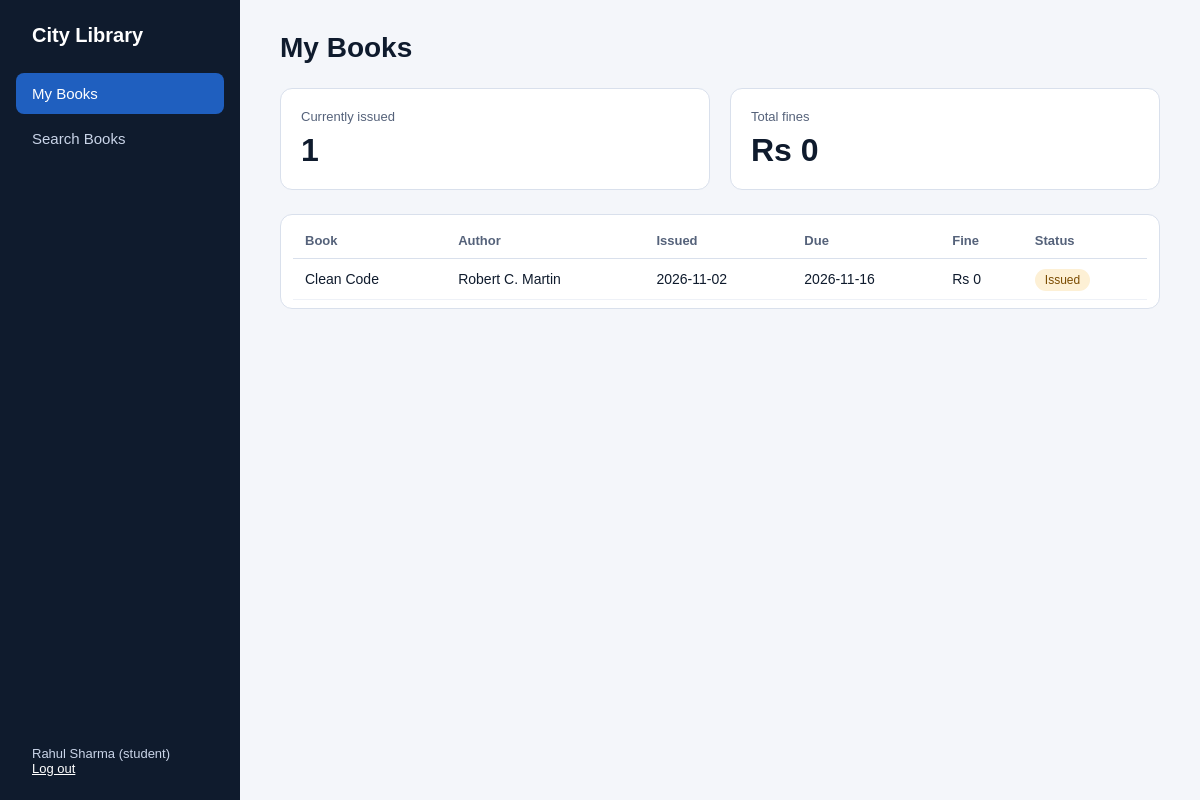
The page /my-books (signed in) on the database its author committed.
### tables this page shows
CREATE TABLE loans (
    id INTEGER PRIMARY KEY AUTOINCREMENT,
    book_id INTEGER NOT NULL REFERENCES books(id),
    member_id INTEGER NOT NULL REFERENCES members(id),
    issue_date TEXT NOT NULL,
    due_date TEXT NOT NULL,
    return_date TEXT,
    fine INTEGER NOT NULL DEFAULT 0,
    status TEXT NOT NULL DEFAULT 'issued' CHECK (status IN ('issued', 'returned'))
);

CREATE TABLE books (
    id INTEGER PRIMARY KEY AUTOINCREMENT,
    title TEXT NOT NULL,
    author TEXT NOT NULL,
    isbn TEXT NOT NULL UNIQUE,
    category TEXT,
    total_copies INTEGER NOT NULL CHECK (total_copies >= 0),
    available_copies INTEGER NOT NULL CHECK (available_copies >= 0)
);

### app.py (the view)
@app.route("/my-books")
@login_required("student")
def my_books():
    rows = db().execute(
        """SELECT l.*, b.title, b.author FROM loans l
           JOIN books b ON b.id = l.book_id
           JOIN members m ON m.id = l.member_id
           WHERE m.user_id = ? ORDER BY l.status, l.due_date""", (session["user_id"],)).fetchall()
    loans = add_fines(rows)
    return render_template("my_books.html", loans=loans, today=date.today().isoformat(),
                           total_fine=sum(l["fine"] for l in loans))

### app.py (called while the page is built)
def db():
    if "db" not in g:
        g.db = sqlite3.connect(DB_PATH)
        g.db.row_factory = sqlite3.Row
    return g.db

def calc_fine(due_date_str, returned_on=None):
    returned_on = returned_on or date.today()
    late_days = (returned_on - date.fromisoformat(due_date_str)).days
    return max(0, late_days) * FINE_PER_DAY

def add_fines(rows):
    result = []
    for r in rows:
        d = dict(r)
        if d["status"] == "issued":
            d["fine"] = calc_fine(d["due_date"])
        result.append(d)
    return result

def login_required(role=None):
    def decorator(view):
        @wraps(view)
        def wrapped(*args, **kwargs):
            if "user_id" not in session:
                return redirect(url_for("login"))
            if role and session.get("role") != role:
                flash("You do not have permission to open that page.", "error")
                return redirect(url_for("home"))
            return view(*args, **kwargs)
        return wrapped
    return decorator

### templates/my_books.html (shortened to what this page needs)
{% extends "base.html" %}
{% block content %}
<div class="top"><h1>My Books</h1></div>
<div class="stats">
  <div class="card"><div class="stat-label">Currently issued</div><div class="stat-value">{{ loans|selectattr('status','equalto','issued')|list|length }}</div></div>
  <div class="card"><div class="stat-label">Total fines</div><div class="stat-value">Rs {{ total_fine }}</div></div>
</div>
<div class="card wide">
  <table>
    <tr><th>Book</th><th>Author</th><th>Issued</th><th>Due</th><th>Fine</th><th>Status</th></tr>
    {% for l in loans %}
    <tr>
      <td>{{ l.title }}</td><td>{{ l.author }}</td><td>{{ l.issue_date }}</td><td>{{ l.due_date }}</td><td>Rs {{ l.fine }}</td>
      <td>
        {% if l.status == 'returned' %}<span class="chip ok">Returned</span>
        {% elif l.due_date < today %}<span class="chip bad">Overdue</span>
        {% else %}<span class="chip warn">Issued</span>{% endif %}
      </td>
    </tr>
    {% else %}<tr><td colspan="6" class="muted">You have no books yet.</td></tr>{% endfor %}
  </table>
</div>
{% endblock %}

### static/style.css (style rules this page uses)
* { box-sizing: border-box; }
body { margin: 0; font-family: Arial, Helvetica, sans-serif; background: #F4F6FA; color: #0F1B2D; }
.top { display: flex; justify-content: space-between; align-items: center; gap: 12px; }
h1 { margin: 0; font-size: 28px; }
.card { background: #fff; border: 1px solid #D9E0EC; border-radius: 12px; padding: 20px; }
.stats { display: flex; gap: 20px; flex-wrap: wrap; }
.stats .card { flex: 1; min-width: 160px; }
.stat-label { font-size: 13px; color: #55627A; }
.stat-value { font-size: 32px; font-weight: bold; margin-top: 8px; }
table { width: 100%; border-collapse: collapse; }
th { text-align: left; font-size: 13px; color: #55627A; padding: 10px 12px; border-bottom: 1px solid #D9E0EC; }
td { font-size: 14px; padding: 12px; border-bottom: 1px solid #EEF1F7; }
.wide { overflow-x: auto; padding: 8px 12px; }
.chip { padding: 4px 10px; border-radius: 99px; font-size: 12px; white-space: nowrap; }
.warn { background: #FDF0D5; color: #7A4B00; }

### rows shown on the page
loans: title "Clean Code", author "Robert C. Martin", issue_date "2026-11-02", due_date "2026-11-16", fine "0", status "Issued"

### other values the page prints
{{ session.name }} "Rahul Sharma"
{{ session.role }} "student"
{{ loans|selectattr('status','equalto','issued')|list|length }} "1"
{{ total_fine }} "0"
